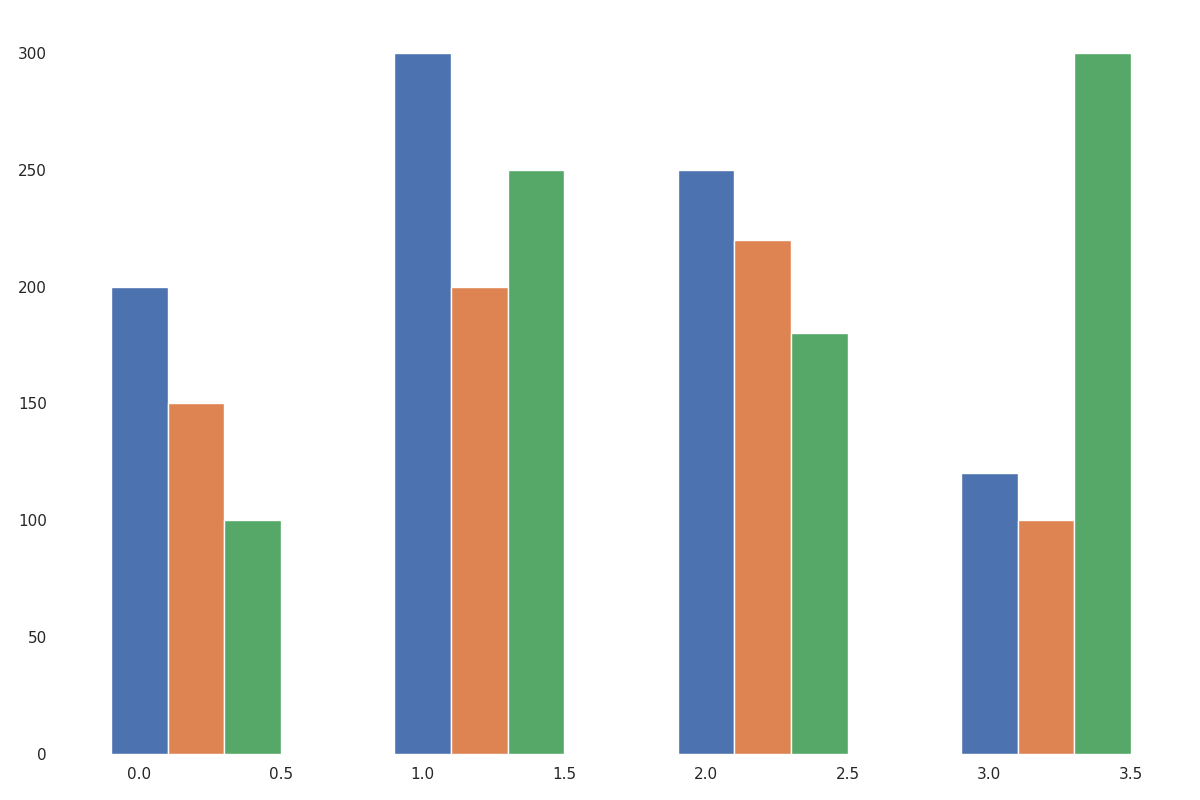

Generate this figure with Python:
import matplotlib.pyplot as plt
import numpy as np

continents = ['Europe', 'Asia', 'North America', 'South America']
sources = ['Solar', 'Wind', 'Hydro']

energy_data = np.array([
    [200, 150, 100],
    [300, 200, 250],
    [250, 220, 180],
    [120, 100, 300]
])

fig, ax = plt.subplots(figsize=(12, 8))

bar_width = 0.2
x_indices = np.arange(len(continents))

for i in range(len(sources)):
    ax.bar(x_indices + i * bar_width, energy_data[:, i], bar_width)

# Remove grid, legend and borders
ax.grid(False)
ax.legend().set_visible(False)
ax.set_frame_on(False)

plt.tight_layout()
plt.show()
